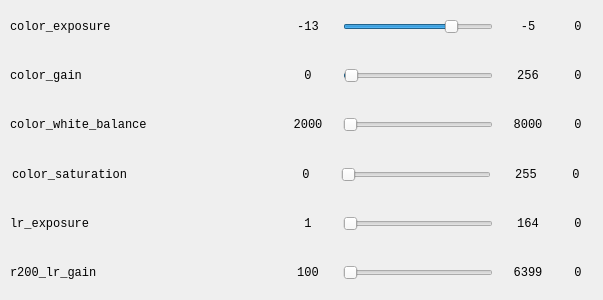
<?xml version="1.0" encoding="UTF-8"?>
<ui version="4.0">
 <class>CameraParamControl</class>
 <widget class="QWidget" name="CameraParamControl">
  <property name="geometry">
   <rect>
    <x>0</x>
    <y>0</y>
    <width>603</width>
    <height>300</height>
   </rect>
  </property>
  <property name="sizePolicy">
   <sizepolicy hsizetype="Minimum" vsizetype="Minimum">
    <horstretch>0</horstretch>
    <verstretch>0</verstretch>
   </sizepolicy>
  </property>
  <property name="minimumSize">
   <size>
    <width>400</width>
    <height>300</height>
   </size>
  </property>
  <property name="font">
   <font>
    <family>Consolas</family>
   </font>
  </property>
  <property name="windowTitle">
   <string>Form</string>
  </property>
  <layout class="QVBoxLayout" name="verticalLayout_2">
   <property name="spacing">
    <number>5</number>
   </property>
   <property name="leftMargin">
    <number>5</number>
   </property>
   <property name="topMargin">
    <number>5</number>
   </property>
   <property name="rightMargin">
    <number>5</number>
   </property>
   <property name="bottomMargin">
    <number>5</number>
   </property>
   <item>
    <layout class="QHBoxLayout" name="horizontalLayout_8">
     <property name="leftMargin">
      <number>5</number>
     </property>
     <property name="rightMargin">
      <number>5</number>
     </property>
     <item>
      <widget class="QLabel" name="label_8">
       <property name="minimumSize">
        <size>
         <width>170</width>
         <height>0</height>
        </size>
       </property>
       <property name="maximumSize">
        <size>
         <width>10000</width>
         <height>16777215</height>
        </size>
       </property>
       <property name="text">
        <string>color_exposure          </string>
       </property>
      </widget>
     </item>
     <item>
      <spacer name="horizontalSpacer_4">
       <property name="orientation">
        <enum>Qt::Horizontal</enum>
       </property>
       <property name="sizeHint" stdset="0">
        <size>
         <width>40</width>
         <height>20</height>
        </size>
       </property>
      </spacer>
     </item>
     <item>
      <widget class="QLabel" name="label_21">
       <property name="minimumSize">
        <size>
         <width>60</width>
         <height>0</height>
        </size>
       </property>
       <property name="maximumSize">
        <size>
         <width>60</width>
         <height>16777215</height>
        </size>
       </property>
       <property name="text">
        <string>-13</string>
       </property>
       <property name="alignment">
        <set>Qt::AlignCenter</set>
       </property>
      </widget>
     </item>
     <item>
      <widget class="QSlider" name="sldrExposure">
       <property name="minimumSize">
        <size>
         <width>150</width>
         <height>0</height>
        </size>
       </property>
       <property name="maximumSize">
        <size>
         <width>200</width>
         <height>16777215</height>
        </size>
       </property>
       <property name="minimum">
        <number>-13</number>
       </property>
       <property name="maximum">
        <number>-5</number>
       </property>
       <property name="pageStep">
        <number>1</number>
       </property>
       <property name="value">
        <number>-7</number>
       </property>
       <property name="orientation">
        <enum>Qt::Horizontal</enum>
       </property>
      </widget>
     </item>
     <item>
      <widget class="QLabel" name="label_22">
       <property name="minimumSize">
        <size>
         <width>60</width>
         <height>0</height>
        </size>
       </property>
       <property name="maximumSize">
        <size>
         <width>60</width>
         <height>16777215</height>
        </size>
       </property>
       <property name="text">
        <string>-5</string>
       </property>
       <property name="alignment">
        <set>Qt::AlignCenter</set>
       </property>
      </widget>
     </item>
     <item>
      <widget class="QLabel" name="lblExposure">
       <property name="minimumSize">
        <size>
         <width>30</width>
         <height>0</height>
        </size>
       </property>
       <property name="text">
        <string>0</string>
       </property>
       <property name="alignment">
        <set>Qt::AlignCenter</set>
       </property>
      </widget>
     </item>
    </layout>
   </item>
   <item>
    <layout class="QHBoxLayout" name="horizontalLayout_7">
     <property name="leftMargin">
      <number>5</number>
     </property>
     <property name="rightMargin">
      <number>5</number>
     </property>
     <item>
      <widget class="QLabel" name="label_6">
       <property name="minimumSize">
        <size>
         <width>170</width>
         <height>0</height>
        </size>
       </property>
       <property name="maximumSize">
        <size>
         <width>10000</width>
         <height>16777215</height>
        </size>
       </property>
       <property name="text">
        <string>color_gain                </string>
       </property>
      </widget>
     </item>
     <item>
      <spacer name="horizontalSpacer_3">
       <property name="orientation">
        <enum>Qt::Horizontal</enum>
       </property>
       <property name="sizeHint" stdset="0">
        <size>
         <width>40</width>
         <height>20</height>
        </size>
       </property>
      </spacer>
     </item>
     <item>
      <widget class="QLabel" name="label_19">
       <property name="minimumSize">
        <size>
         <width>60</width>
         <height>0</height>
        </size>
       </property>
       <property name="maximumSize">
        <size>
         <width>60</width>
         <height>16777215</height>
        </size>
       </property>
       <property name="text">
        <string>0</string>
       </property>
       <property name="alignment">
        <set>Qt::AlignCenter</set>
       </property>
      </widget>
     </item>
     <item>
      <widget class="QSlider" name="sldrGain">
       <property name="minimumSize">
        <size>
         <width>150</width>
         <height>0</height>
        </size>
       </property>
       <property name="maximumSize">
        <size>
         <width>200</width>
         <height>16777215</height>
        </size>
       </property>
       <property name="minimum">
        <number>0</number>
       </property>
       <property name="maximum">
        <number>256</number>
       </property>
       <property name="pageStep">
        <number>10</number>
       </property>
       <property name="value">
        <number>1</number>
       </property>
       <property name="orientation">
        <enum>Qt::Horizontal</enum>
       </property>
      </widget>
     </item>
     <item>
      <widget class="QLabel" name="label_20">
       <property name="minimumSize">
        <size>
         <width>60</width>
         <height>0</height>
        </size>
       </property>
       <property name="maximumSize">
        <size>
         <width>60</width>
         <height>16777215</height>
        </size>
       </property>
       <property name="text">
        <string>256</string>
       </property>
       <property name="alignment">
        <set>Qt::AlignCenter</set>
       </property>
      </widget>
     </item>
     <item>
      <widget class="QLabel" name="lblGain">
       <property name="minimumSize">
        <size>
         <width>30</width>
         <height>0</height>
        </size>
       </property>
       <property name="text">
        <string>0</string>
       </property>
       <property name="alignment">
        <set>Qt::AlignCenter</set>
       </property>
      </widget>
     </item>
    </layout>
   </item>
   <item>
    <layout class="QHBoxLayout" name="horizontalLayout_5">
     <property name="leftMargin">
      <number>5</number>
     </property>
     <property name="rightMargin">
      <number>5</number>
     </property>
     <item>
      <widget class="QLabel" name="label_7">
       <property name="minimumSize">
        <size>
         <width>170</width>
         <height>0</height>
        </size>
       </property>
       <property name="maximumSize">
        <size>
         <width>10000</width>
         <height>16777215</height>
        </size>
       </property>
       <property name="text">
        <string>color_white_balance</string>
       </property>
      </widget>
     </item>
     <item>
      <spacer name="horizontalSpacer_2">
       <property name="orientation">
        <enum>Qt::Horizontal</enum>
       </property>
       <property name="sizeHint" stdset="0">
        <size>
         <width>40</width>
         <height>20</height>
        </size>
       </property>
      </spacer>
     </item>
     <item>
      <widget class="QLabel" name="label_12">
       <property name="minimumSize">
        <size>
         <width>60</width>
         <height>0</height>
        </size>
       </property>
       <property name="maximumSize">
        <size>
         <width>60</width>
         <height>16777215</height>
        </size>
       </property>
       <property name="text">
        <string>2000</string>
       </property>
       <property name="alignment">
        <set>Qt::AlignCenter</set>
       </property>
      </widget>
     </item>
     <item>
      <widget class="QSlider" name="sldrWhitebalance">
       <property name="minimumSize">
        <size>
         <width>150</width>
         <height>0</height>
        </size>
       </property>
       <property name="maximumSize">
        <size>
         <width>200</width>
         <height>16777215</height>
        </size>
       </property>
       <property name="minimum">
        <number>2000</number>
       </property>
       <property name="maximum">
        <number>8000</number>
       </property>
       <property name="singleStep">
        <number>100</number>
       </property>
       <property name="pageStep">
        <number>1000</number>
       </property>
       <property name="orientation">
        <enum>Qt::Horizontal</enum>
       </property>
      </widget>
     </item>
     <item>
      <widget class="QLabel" name="label_16">
       <property name="minimumSize">
        <size>
         <width>60</width>
         <height>0</height>
        </size>
       </property>
       <property name="maximumSize">
        <size>
         <width>60</width>
         <height>16777215</height>
        </size>
       </property>
       <property name="text">
        <string>8000</string>
       </property>
       <property name="alignment">
        <set>Qt::AlignCenter</set>
       </property>
      </widget>
     </item>
     <item>
      <widget class="QLabel" name="lblWhiteBalance">
       <property name="minimumSize">
        <size>
         <width>30</width>
         <height>0</height>
        </size>
       </property>
       <property name="text">
        <string>0</string>
       </property>
       <property name="alignment">
        <set>Qt::AlignCenter</set>
       </property>
      </widget>
     </item>
    </layout>
   </item>
   <item>
    <layout class="QHBoxLayout" name="horizontalLayout">
     <property name="leftMargin">
      <number>7</number>
     </property>
     <property name="rightMargin">
      <number>7</number>
     </property>
     <item>
      <widget class="QLabel" name="label">
       <property name="minimumSize">
        <size>
         <width>170</width>
         <height>0</height>
        </size>
       </property>
       <property name="maximumSize">
        <size>
         <width>10000</width>
         <height>16777215</height>
        </size>
       </property>
       <property name="text">
        <string>color_saturation         </string>
       </property>
      </widget>
     </item>
     <item>
      <spacer name="horizontalSpacer">
       <property name="orientation">
        <enum>Qt::Horizontal</enum>
       </property>
       <property name="sizeHint" stdset="0">
        <size>
         <width>40</width>
         <height>20</height>
        </size>
       </property>
      </spacer>
     </item>
     <item>
      <widget class="QLabel" name="label_11">
       <property name="minimumSize">
        <size>
         <width>60</width>
         <height>0</height>
        </size>
       </property>
       <property name="maximumSize">
        <size>
         <width>60</width>
         <height>16777215</height>
        </size>
       </property>
       <property name="text">
        <string>0</string>
       </property>
       <property name="alignment">
        <set>Qt::AlignCenter</set>
       </property>
      </widget>
     </item>
     <item>
      <widget class="QSlider" name="sldrSaturation">
       <property name="minimumSize">
        <size>
         <width>150</width>
         <height>0</height>
        </size>
       </property>
       <property name="maximumSize">
        <size>
         <width>200</width>
         <height>16777215</height>
        </size>
       </property>
       <property name="maximum">
        <number>255</number>
       </property>
       <property name="orientation">
        <enum>Qt::Horizontal</enum>
       </property>
      </widget>
     </item>
     <item>
      <widget class="QLabel" name="label_15">
       <property name="minimumSize">
        <size>
         <width>60</width>
         <height>0</height>
        </size>
       </property>
       <property name="maximumSize">
        <size>
         <width>60</width>
         <height>16777215</height>
        </size>
       </property>
       <property name="text">
        <string>255</string>
       </property>
       <property name="alignment">
        <set>Qt::AlignCenter</set>
       </property>
      </widget>
     </item>
     <item>
      <widget class="QLabel" name="lblSaturation">
       <property name="minimumSize">
        <size>
         <width>30</width>
         <height>0</height>
        </size>
       </property>
       <property name="text">
        <string>0</string>
       </property>
       <property name="alignment">
        <set>Qt::AlignCenter</set>
       </property>
      </widget>
     </item>
    </layout>
   </item>
   <item>
    <layout class="QHBoxLayout" name="horizontalLayout_4">
     <property name="leftMargin">
      <number>5</number>
     </property>
     <property name="topMargin">
      <number>0</number>
     </property>
     <property name="rightMargin">
      <number>5</number>
     </property>
     <item>
      <widget class="QLabel" name="label_5">
       <property name="minimumSize">
        <size>
         <width>170</width>
         <height>0</height>
        </size>
       </property>
       <property name="maximumSize">
        <size>
         <width>10000</width>
         <height>16777215</height>
        </size>
       </property>
       <property name="text">
        <string>lr_exposure</string>
       </property>
      </widget>
     </item>
     <item>
      <spacer name="horizontalSpacer_5">
       <property name="orientation">
        <enum>Qt::Horizontal</enum>
       </property>
       <property name="sizeHint" stdset="0">
        <size>
         <width>40</width>
         <height>20</height>
        </size>
       </property>
      </spacer>
     </item>
     <item>
      <widget class="QLabel" name="label_13">
       <property name="minimumSize">
        <size>
         <width>60</width>
         <height>0</height>
        </size>
       </property>
       <property name="maximumSize">
        <size>
         <width>60</width>
         <height>16777215</height>
        </size>
       </property>
       <property name="text">
        <string>1</string>
       </property>
       <property name="alignment">
        <set>Qt::AlignCenter</set>
       </property>
      </widget>
     </item>
     <item>
      <widget class="QSlider" name="sldrIrExposure">
       <property name="minimumSize">
        <size>
         <width>150</width>
         <height>0</height>
        </size>
       </property>
       <property name="maximumSize">
        <size>
         <width>200</width>
         <height>16777215</height>
        </size>
       </property>
       <property name="minimum">
        <number>1</number>
       </property>
       <property name="maximum">
        <number>164</number>
       </property>
       <property name="pageStep">
        <number>1</number>
       </property>
       <property name="value">
        <number>1</number>
       </property>
       <property name="orientation">
        <enum>Qt::Horizontal</enum>
       </property>
      </widget>
     </item>
     <item>
      <widget class="QLabel" name="label_17">
       <property name="minimumSize">
        <size>
         <width>60</width>
         <height>0</height>
        </size>
       </property>
       <property name="maximumSize">
        <size>
         <width>60</width>
         <height>16777215</height>
        </size>
       </property>
       <property name="text">
        <string>164</string>
       </property>
       <property name="alignment">
        <set>Qt::AlignCenter</set>
       </property>
      </widget>
     </item>
     <item>
      <widget class="QLabel" name="lblIrExposure">
       <property name="minimumSize">
        <size>
         <width>30</width>
         <height>0</height>
        </size>
       </property>
       <property name="text">
        <string>0</string>
       </property>
       <property name="alignment">
        <set>Qt::AlignCenter</set>
       </property>
      </widget>
     </item>
    </layout>
   </item>
   <item>
    <layout class="QHBoxLayout" name="horizontalLayout_6">
     <property name="leftMargin">
      <number>5</number>
     </property>
     <property name="rightMargin">
      <number>5</number>
     </property>
     <item>
      <widget class="QLabel" name="label_9">
       <property name="minimumSize">
        <size>
         <width>170</width>
         <height>0</height>
        </size>
       </property>
       <property name="maximumSize">
        <size>
         <width>10000</width>
         <height>16777215</height>
        </size>
       </property>
       <property name="text">
        <string>r200_lr_gain           </string>
       </property>
      </widget>
     </item>
     <item>
      <spacer name="horizontalSpacer_6">
       <property name="orientation">
        <enum>Qt::Horizontal</enum>
       </property>
       <property name="sizeHint" stdset="0">
        <size>
         <width>40</width>
         <height>20</height>
        </size>
       </property>
      </spacer>
     </item>
     <item>
      <widget class="QLabel" name="label_14">
       <property name="minimumSize">
        <size>
         <width>60</width>
         <height>0</height>
        </size>
       </property>
       <property name="maximumSize">
        <size>
         <width>60</width>
         <height>16777215</height>
        </size>
       </property>
       <property name="text">
        <string>100</string>
       </property>
       <property name="alignment">
        <set>Qt::AlignCenter</set>
       </property>
      </widget>
     </item>
     <item>
      <widget class="QSlider" name="sldrIrGain">
       <property name="minimumSize">
        <size>
         <width>150</width>
         <height>0</height>
        </size>
       </property>
       <property name="maximumSize">
        <size>
         <width>200</width>
         <height>16777215</height>
        </size>
       </property>
       <property name="minimum">
        <number>100</number>
       </property>
       <property name="maximum">
        <number>6399</number>
       </property>
       <property name="orientation">
        <enum>Qt::Horizontal</enum>
       </property>
      </widget>
     </item>
     <item>
      <widget class="QLabel" name="label_18">
       <property name="minimumSize">
        <size>
         <width>60</width>
         <height>0</height>
        </size>
       </property>
       <property name="maximumSize">
        <size>
         <width>60</width>
         <height>16777215</height>
        </size>
       </property>
       <property name="text">
        <string>6399</string>
       </property>
       <property name="alignment">
        <set>Qt::AlignCenter</set>
       </property>
      </widget>
     </item>
     <item>
      <widget class="QLabel" name="lblIrGain">
       <property name="minimumSize">
        <size>
         <width>30</width>
         <height>0</height>
        </size>
       </property>
       <property name="text">
        <string>0</string>
       </property>
       <property name="alignment">
        <set>Qt::AlignCenter</set>
       </property>
      </widget>
     </item>
    </layout>
   </item>
  </layout>
 </widget>
 <resources/>
 <connections>
  <connection>
   <sender>sldrSaturation</sender>
   <signal>valueChanged(int)</signal>
   <receiver>lblSaturation</receiver>
   <slot>setNum(int)</slot>
   <hints>
    <hint type="sourcelabel">
     <x>486</x>
     <y>184</y>
    </hint>
    <hint type="destinationlabel">
     <x>590</x>
     <y>190</y>
    </hint>
   </hints>
  </connection>
  <connection>
   <sender>sldrWhitebalance</sender>
   <signal>valueChanged(int)</signal>
   <receiver>lblWhiteBalance</receiver>
   <slot>setNum(int)</slot>
   <hints>
    <hint type="sourcelabel">
     <x>488</x>
     <y>135</y>
    </hint>
    <hint type="destinationlabel">
     <x>592</x>
     <y>145</y>
    </hint>
   </hints>
  </connection>
  <connection>
   <sender>sldrGain</sender>
   <signal>valueChanged(int)</signal>
   <receiver>lblGain</receiver>
   <slot>setNum(int)</slot>
   <hints>
    <hint type="sourcelabel">
     <x>488</x>
     <y>86</y>
    </hint>
    <hint type="destinationlabel">
     <x>592</x>
     <y>96</y>
    </hint>
   </hints>
  </connection>
  <connection>
   <sender>sldrExposure</sender>
   <signal>valueChanged(int)</signal>
   <receiver>lblExposure</receiver>
   <slot>setNum(int)</slot>
   <hints>
    <hint type="sourcelabel">
     <x>488</x>
     <y>37</y>
    </hint>
    <hint type="destinationlabel">
     <x>592</x>
     <y>47</y>
    </hint>
   </hints>
  </connection>
  <connection>
   <sender>sldrIrExposure</sender>
   <signal>valueChanged(int)</signal>
   <receiver>lblIrExposure</receiver>
   <slot>setNum(int)</slot>
   <hints>
    <hint type="sourcelabel">
     <x>460</x>
     <y>229</y>
    </hint>
    <hint type="destinationlabel">
     <x>590</x>
     <y>223</y>
    </hint>
   </hints>
  </connection>
  <connection>
   <sender>sldrIrGain</sender>
   <signal>valueChanged(int)</signal>
   <receiver>lblIrGain</receiver>
   <slot>setNum(int)</slot>
   <hints>
    <hint type="sourcelabel">
     <x>443</x>
     <y>268</y>
    </hint>
    <hint type="destinationlabel">
     <x>579</x>
     <y>273</y>
    </hint>
   </hints>
  </connection>
 </connections>
</ui>
